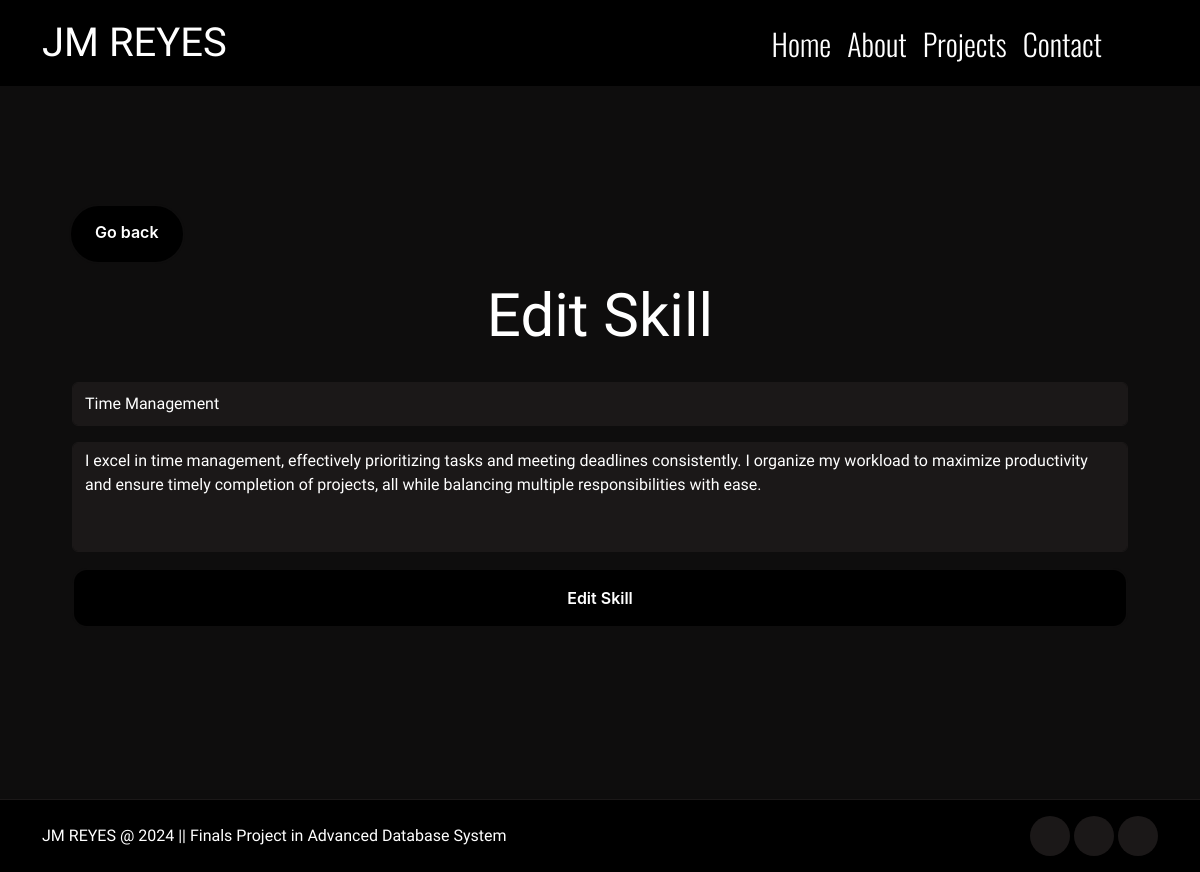
Page /edit-skills.php?update-skillid=7 (signed in) on the committed database.
### tables this page shows
CREATE TABLE `skills` (
  `skills_ID` int(11) NOT NULL,
  `user_ID` int(11) DEFAULT NULL,
  `skill_name` varchar(255) NOT NULL,
  `skill_description` text NOT NULL
);

### edit-skills.php (the view, shortened to what this page needs)
<?php
include('connect.php');
if (isset($_GET['update-skillid'])) {
    $id = $_GET['update-skillid'];
    $sql = "SELECT * FROM `skills` WHERE skills_ID = ?";
    $stmt = $con->prepare($sql);
    $stmt->bind_param("i", $id);
    $stmt->execute();
    $result = $stmt->get_result();
    $row = $result->fetch_assoc();
    $dis_name = $row['skill_name'];
    $dis_desc = $row['skill_description'];
}
?>
<!DOCTYPE html>
<html lang="en">
<head>
    <link href="https://cdn.jsdelivr.net/npm/bootstrap@5.3.3/dist/css/bootstrap.min.css" rel="stylesheet"
 />
    <link href="https://unpkg.com/aos@2.3.1/dist/aos.css" rel="stylesheet" />
    <link rel="stylesheet"
        href="https://maxst.icons8.com/vue-static/landings/line-awesome/font-awesome-line-awesome/css/all.min.css" />
    <link rel="stylesheet"
        href="https://maxst.icons8.com/vue-static/landings/line-awesome/line-awesome/1.3.0/css/line-awesome.min.css" />
    <link rel="stylesheet" href="./assets/css/style.css" />
</head>
<body data-bs-spy="scroll" data-bs-target=".navbar">
    <nav class="navbar navbar-expand-lg navbar-dark fixed-top">
        <div class="container fluid mx-lg-auto">
            <a class="navbar-brand navbar-font" href="index.php">
                <span class="name-logo"><i class="las la-cat"></i> JM REYES</span></a>
            <div class="collapse navbar-collapse navbar-font" id="navbarNav">
                <ul class="navbar-nav">
                    <li class="nav-item">
                        <a class="nav-link" aria-current="page" href="index.php#home">Home</a>
                    </li>
                    <li class="nav-item">
                        <a class="nav-link" aria-current="page" href="index.php#about">About</a>
                    </li>
                    <li class="nav-item">
                        <a class="nav-link" aria-current="page" href="index.php#projects">Projects</a>
                    </li>
                    <li class="nav-item">
                        <a class="nav-link" aria-current="page" href="index.php#contact">Contact</a>
                    </li>
                    <li class="nav-item">
                        <a class="nav-link active cog-active" style="pointer-events: none;" aria-current="page"
                            href="settings.php"><i class="las la-cog"></i></a>
                    </li>
                    <li class="nav-item">
                        <a class="nav-link" aria-current="page" href="messages.php"><i class="las la-envelope"></i></a>
                    </li>
                    <li class="nav-item">
                        <a class="nav-link" aria-current="page" href="logout.php"><i class="las la-sign-out-alt"></i></i></a>
                    </li>
                </ul>
            </div>
        </div>
    </nav>
    <section id="settings" class="full-height px-lg-5">
        <div class="container mt-5 p-md-4">
            <div class="go-back">
                <a href="settings.php" class="button-27">Go back</a>
            </div>
            <div class="col-lg-12 edit-main my-3">
                <div class="row-lg-7">
                    <div class="col">
                        <h4 style="font-size: 60px; text-align: center; margin-bottom: 30px;">Edit Skill</h4>
                    </div>
                    <form method="post" action="">
                        <div>
                            <input type="text" name="skill_name" class="form-control my-3" value="<?php echo $dis_name ?>" />
                        </div>
                        <div>
                            <textarea name="skill_desc" rows="4" class="form-control my-3"><?php echo $dis_desc ?></textarea>
                        </div>
                        <div class="form-group">
                            <button type="submit" name="update" class="button-27 btn-add" style="background-color: #000000;">
                                Edit Skill
                            </button>
                        </div>
                    </form>
                </div>
            </div>
        </div>
    </section>
    <footer class="py-5 p-lg-3">
        <div class="container">
            <div class="row gy-4 justify-content-between">
                <div class="col-auto">
                    <p class="mb-0 mt-2">
                        JM REYES @ 2024 || Finals Project in Advanced Database System
                    </p>
                </div>
                <div class="col-auto">
                    <div class="social-icons">
                        <a href="https://www.facebook.com/KuddliestDudeYouHaveEverKnown" target="_blank"></a>
                        <a href="https://www.instagram.com/itzjmbruhhh/" target="_blank"></a>
                        <a href="https://github.com/JMReyes1014" target="_blank"><i class="lab la-github"></i></a>
                    </div>
                </div>
            </div>
        </div>
    </footer>
</body>
</html>

### assets/css/style.css (style rules this page uses)
:root { --color-body: #ffffff; --color-base: #0e0d0d; --color-base1: #1b1818; --color-base2: #000000; --color-brand2: #ff3131; --color-brand: #ef4f4f; --font-base: "Belleza"; --font-base2: "Oswald"; }
body { background-color: var(--color-base); color: var(--color-body); font-family: var(--font-base); }
h1, h2, h3, h4, h5, h6 { color: var(--color-body); font-weight: 300; }
.full-height { min-height: 100vh; height: 100%; display: flex; flex-direction: column; justify-content: center; padding-top: 80px; padding-bottom: 80px; border-bottom: 1px solid var(--color-base1); }
.name-logo { font-size: 40px; }
a { text-decoration: none; color: var(--color-body); transition: all 0.4s ease; font-family: var(--font-base); }
.navbar { background-color: var(--color-base2); }
.navbar-font { font-size: 30px; }
.navbar-nav { margin-left: auto; }
.navbar .nav-link { text-decoration: none; color: var(--color-body); transition: all 0.4 ease; font-family: var(--font-base2); font-weight: 300; }
.navbar .nav-link.active { color: var(--color-brand); }
.cog-active { pointer-events: none; }
.button-27 { appearance: none; background-color: var(--color-base2); border: 2px solid var(--color-base); border-radius: 15px; box-sizing: border-box; color: #FFFFFF; cursor: pointer; display: inline-block; font-family: Roobert,-apple-system,BlinkMacSystemFont,"Segoe UI",Helvetica,Arial,sans-serif,"Apple Color Emoji","Segoe UI Emoji","Segoe UI Symbol"; font-size: 16px; font-weight: 600; line-height: normal; margin: 0; margin-left: 50px; min-height: 60px; min-width: 0; outline: none; padding: 16px 24px; text-align: center; text-decoration: none; transition: all 300ms cubic-bezier(.23, 1, 0.32, 1); user-select: none; -webkit-user-select: none; touch-action: manipulation; width: 220px; will-change: transform; }
.go-back { margin-left: -5%; }
.go-back .button-27 { width: auto; border-radius: 50px; }
.btn-add { width: 100%; margin-left: 0; background-color: var(--color-base); }
footer { background-color: var(--color-base2); }
.form-control { background-color: var(--color-base1); border-color: var(--color-base1); color: var(--color-body); }
.form-control::placeholder { color: var(--color-body); }
input.form-control { height: 44px; }
textarea { resize: none; }
.social-icons a { width: 40px; height: 40px; display: inline-flex; align-items: center; justify-content: center; background-color: var(--color-base1); color: var(--color-body); border-radius: 100px; font-size: 24px; }

### rows in the picture
skills: skill_name "Time Management", skill_desc "I excel in time management, effectively prioritizing tasks and meeting deadlines consistently. I organize my workload to maximize productivity and ensure timely completion of projects, all while balancing multiple responsibilities with ease."
